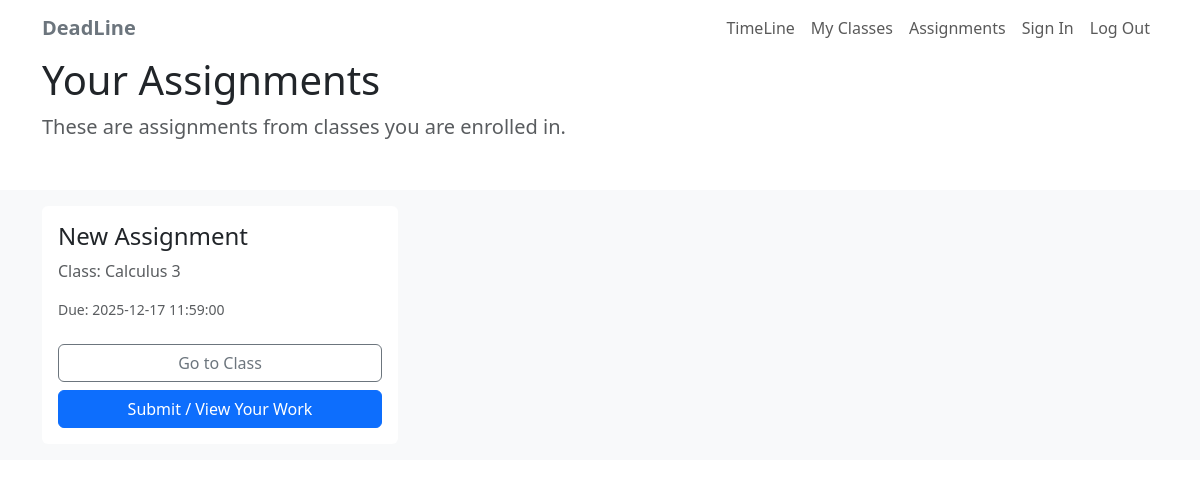
The page /assignments (signed in) on the database as committed earlier.
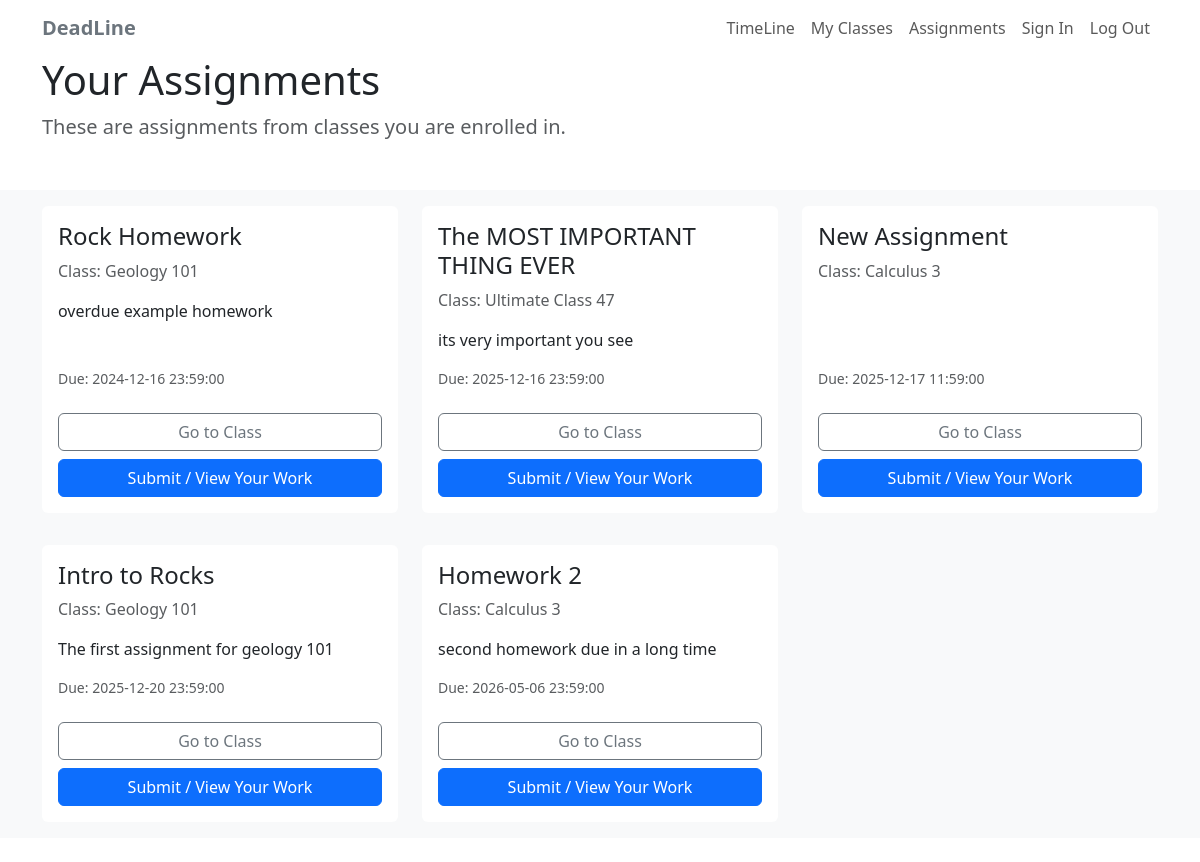
The same page on the database as committed later.
### app/models.py (models this page shows, shortened)
class Assignment(db.Model):
    id = db.Column(db.Integer, primary_key=True)
    title = db.Column(db.String(140), nullable=False)
    description = db.Column(db.Text)
    due_date = db.Column(db.DateTime, nullable=False)
    created_at = db.Column(db.DateTime, default=datetime.utcnow)
    creator_id = db.Column(db.Integer, db.ForeignKey('user.id'))
    creator = db.relationship('User', backref='created_assignments')
    class_id = db.Column(db.Integer, db.ForeignKey('class.id'), nullable=False)
    clazz = db.relationship('Class', backref='assignments')

class Class(db.Model):
    id = db.Column(db.Integer, primary_key=True)
    name = db.Column(db.String(140), nullable=False)
    description = db.Column(db.Text)
    owner_id = db.Column(db.Integer, db.ForeignKey('user.id'), nullable=False)
    owner = db.relationship('User', backref='owned_classes')
    members = db.relationship(
        'User',
        secondary=class_memberships,
        backref=db.backref('classes', lazy='dynamic'),
        lazy='dynamic'
    )

### app/routes.py (the view)
@deadline_app.route('/assignments')
@login_required
def assignments():
    class_ids = _get_user_class_ids()
    if class_ids:
        assignments_list = (
            Assignment.query
            .filter(Assignment.class_id.in_(class_ids))
            .order_by(Assignment.due_date)
            .all()
        )
    else:
        assignments_list = []
    return render_template(
        'assignments.html',
        title='Assignments',
        assignments=assignments_list,
    )

### app/__init__.py (called while the page is built)
def create_app():
    deadline_app = Flask(__name__)
    deadline_app.config.from_mapping(
        SECRET_KEY='shmortobius',
        SQLALCHEMY_DATABASE_URI='sqlite:///' + os.path.join(basedir, 'app.db'),
        SQLALCHEMY_TRACK_MODIFICATIONS=False
    )
    db.init_app(deadline_app)
    login_manager.init_app(deadline_app)
    login_manager.login_view = 'login'
    from app.models import User
    @login_manager.user_loader
    def load_user(user_id):
        return User.query.get(int(user_id))
    with deadline_app.app_context():
        from app import routes, models
        db.create_all()
    return deadline_app

### app/routes.py (called while the page is built)
def _get_user_class_ids():
    owned_classes = Class.query.filter_by(owner_id=current_user.id).all()
    member_classes = current_user.classes.all()  # many-to-many backref
    class_ids = {c.id for c in owned_classes + member_classes}
    return class_ids

### app/templates/assignments.html
{% extends "layout.html" %}
{% block content %}
<div class="container">
    <h1>Your Assignments</h1>
    <p class="lead text-muted">
        These are assignments from classes you are enrolled in.
    </p>
</div>
<section id="assignments" class="bg-light mt-5">
    <div class="container-lg">
        <div class="row my-4">
            {% if assignments %}
                {% for a in assignments %}
                    <div class="col-12 col-md-6 col-lg-4 my-3">
                        <div class="card border-0 h-100">
                            <div class="card-body d-flex flex-column">
                                <h4 class="card-title">{{ a.title }}</h4>
                                <p class="card-text text-muted">
                                    Class:
                                    {% if a.clazz %}
                                        {{ a.clazz.name }}
                                    {% else %}
                                        (no class)
                                    {% endif %}
                                </p>
                                {% if a.description %}
                                    <p class="card-text">
                                        {{ a.description }}
                                    </p>
                                {% endif %}
                                <p class="card-text small text-muted mt-auto">
                                    Due: {{ a.due_date }}
                                </p>
                                <div class="d-grid gap-2 mt-2">
                                    {% if a.clazz %}
                                        <a href="{{ url_for('class_detail', class_id=a.clazz.id) }}"
                                           class="btn btn-outline-secondary">
                                            Go to Class
                                        </a>
                                    {% endif %}
                                    <a href="{{ url_for('submit_assignment', assignment_id=a.id) }}"
                                       class="btn btn-primary">
                                        Submit / View Your Work
                                    </a>
                                </div>
                            </div>
                        </div>
                    </div>
                {% endfor %}
            {% else %}
                <div class="col-12">
                    <p class="text-muted">
                        You don't have any assignments yet. Join a class or create one and add assignments there.
                    </p>
                </div>
            {% endif %}
        </div>
    </div>
</section>
{% endblock %}

Rows that differ between the two databases and show on the page:
added Assignment: title "Rock Homework", clazz.name "Geology 101", description "overdue example homework", due_date "2024-12-16 23:59:00"
added Assignment: title "The MOST IMPORTANT THING EVER", clazz.name "Ultimate Class 47", description "its very important you see", due_date "2025-12-16 23:59:00"
added Assignment: title "Intro to Rocks", clazz.name "Geology 101", description "The first assignment for geology 101", due_date "2025-12-20 23:59:00"
added Assignment: title "Homework 2", clazz.name "Calculus 3", description "second homework due in a long time", due_date "2026-05-06 23:59:00"
